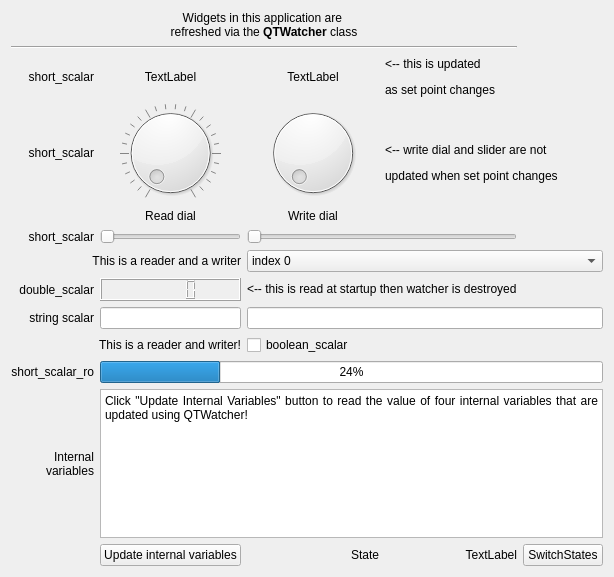
<?xml version="1.0" encoding="UTF-8"?>
<ui version="4.0">
 <class>Watcher</class>
 <widget class="QWidget" name="Watcher">
  <property name="geometry">
   <rect>
    <x>0</x>
    <y>0</y>
    <width>603</width>
    <height>577</height>
   </rect>
  </property>
  <property name="windowTitle">
   <string>Watcher</string>
  </property>
  <layout class="QGridLayout" name="gridLayout">
   <item row="16" column="1" colspan="4">
    <widget class="QTextEdit" name="textEdit">
     <property name="sizePolicy">
      <sizepolicy hsizetype="Expanding" vsizetype="Preferred">
       <horstretch>0</horstretch>
       <verstretch>1</verstretch>
      </sizepolicy>
     </property>
     <property name="html">
      <string>&lt;!DOCTYPE HTML PUBLIC &quot;-//W3C//DTD HTML 4.0//EN&quot; &quot;http://www.w3.org/TR/REC-html40/strict.dtd&quot;&gt;
&lt;html&gt;&lt;head&gt;&lt;meta name=&quot;qrichtext&quot; content=&quot;1&quot; /&gt;&lt;style type=&quot;text/css&quot;&gt;
p, li { white-space: pre-wrap; }
&lt;/style&gt;&lt;/head&gt;&lt;body style=&quot; font-family:'Sans'; font-size:10pt; font-weight:400; font-style:normal;&quot;&gt;
&lt;p align=&quot;justify&quot; style=&quot; margin-top:0px; margin-bottom:0px; margin-left:0px; margin-right:0px; -qt-block-indent:0; text-indent:0px;&quot;&gt;&lt;span style=&quot; font-size:9pt;&quot;&gt;Click &amp;quot;Update Internal Variables&amp;quot; button to read the value of four internal variables that are updated using QTWatcher!&lt;/span&gt;&lt;/p&gt;&lt;/body&gt;&lt;/html&gt;</string>
     </property>
    </widget>
   </item>
   <item row="17" column="3">
    <widget class="QLabel" name="labelState">
     <property name="text">
      <string>TextLabel</string>
     </property>
     <property name="alignment">
      <set>Qt::AlignRight|Qt::AlignTrailing|Qt::AlignVCenter</set>
     </property>
    </widget>
   </item>
   <item row="0" column="0" colspan="4">
    <widget class="QLabel" name="label_3">
     <property name="text">
      <string>&lt;!DOCTYPE HTML PUBLIC &quot;-//W3C//DTD HTML 4.0//EN&quot; &quot;http://www.w3.org/TR/REC-html40/strict.dtd&quot;&gt;
&lt;html&gt;&lt;head&gt;&lt;meta name=&quot;qrichtext&quot; content=&quot;1&quot; /&gt;&lt;style type=&quot;text/css&quot;&gt;
p, li { white-space: pre-wrap; }
&lt;/style&gt;&lt;/head&gt;&lt;body style=&quot; font-family:'Sans'; font-size:9pt; font-weight:400; font-style:normal;&quot;&gt;
&lt;p style=&quot; margin-top:0px; margin-bottom:0px; margin-left:0px; margin-right:0px; -qt-block-indent:0; text-indent:0px;&quot;&gt;Widgets in this application are &lt;/p&gt;
&lt;p style=&quot; margin-top:0px; margin-bottom:0px; margin-left:0px; margin-right:0px; -qt-block-indent:0; text-indent:0px;&quot;&gt;refreshed via the &lt;span style=&quot; font-weight:600;&quot;&gt;QTWatcher&lt;/span&gt; class&lt;/p&gt;&lt;/body&gt;&lt;/html&gt;</string>
     </property>
     <property name="alignment">
      <set>Qt::AlignCenter</set>
     </property>
    </widget>
   </item>
   <item row="1" column="0" rowspan="2" colspan="4">
    <widget class="Line" name="line">
     <property name="orientation">
      <enum>Qt::Horizontal</enum>
     </property>
    </widget>
   </item>
   <item row="3" column="1">
    <widget class="QLabel" name="l1">
     <property name="text">
      <string>TextLabel</string>
     </property>
     <property name="alignment">
      <set>Qt::AlignCenter</set>
     </property>
    </widget>
   </item>
   <item row="14" column="0">
    <widget class="QLabel" name="label_10">
     <property name="text">
      <string>short_scalar_ro</string>
     </property>
     <property name="alignment">
      <set>Qt::AlignRight|Qt::AlignTrailing|Qt::AlignVCenter</set>
     </property>
    </widget>
   </item>
   <item row="16" column="0">
    <widget class="QLabel" name="label_5">
     <property name="text">
      <string>Internal 
variables</string>
     </property>
     <property name="alignment">
      <set>Qt::AlignRight|Qt::AlignTrailing|Qt::AlignVCenter</set>
     </property>
    </widget>
   </item>
   <item row="3" column="0">
    <widget class="QLabel" name="l1l">
     <property name="text">
      <string>short_scalar</string>
     </property>
     <property name="alignment">
      <set>Qt::AlignRight|Qt::AlignTrailing|Qt::AlignVCenter</set>
     </property>
    </widget>
   </item>
   <item row="7" column="1">
    <widget class="QSlider" name="horizontalSlider">
     <property name="orientation">
      <enum>Qt::Horizontal</enum>
     </property>
    </widget>
   </item>
   <item row="5" column="0">
    <widget class="QLabel" name="label_8">
     <property name="text">
      <string>short_scalar</string>
     </property>
     <property name="alignment">
      <set>Qt::AlignRight|Qt::AlignTrailing|Qt::AlignVCenter</set>
     </property>
    </widget>
   </item>
   <item row="17" column="1">
    <widget class="QPushButton" name="pbUpdateInternal">
     <property name="text">
      <string>Update internal variables</string>
     </property>
    </widget>
   </item>
   <item row="7" column="0">
    <widget class="QLabel" name="label_9">
     <property name="text">
      <string>short_scalar</string>
     </property>
     <property name="alignment">
      <set>Qt::AlignRight|Qt::AlignTrailing|Qt::AlignVCenter</set>
     </property>
    </widget>
   </item>
   <item row="6" column="1">
    <widget class="QLabel" name="label_6">
     <property name="text">
      <string>Read dial</string>
     </property>
     <property name="alignment">
      <set>Qt::AlignCenter</set>
     </property>
    </widget>
   </item>
   <item row="6" column="2">
    <widget class="QLabel" name="label_7">
     <property name="text">
      <string>Write dial</string>
     </property>
     <property name="alignment">
      <set>Qt::AlignCenter</set>
     </property>
    </widget>
   </item>
   <item row="9" column="1">
    <widget class="QLCDNumber" name="lcdNumber"/>
   </item>
   <item row="9" column="0">
    <widget class="QLabel" name="lcdl">
     <property name="text">
      <string>double_scalar</string>
     </property>
     <property name="alignment">
      <set>Qt::AlignRight|Qt::AlignTrailing|Qt::AlignVCenter</set>
     </property>
    </widget>
   </item>
   <item row="12" column="2">
    <widget class="QCheckBox" name="cb">
     <property name="text">
      <string>boolean_scalar</string>
     </property>
    </widget>
   </item>
   <item row="12" column="0" colspan="2">
    <widget class="QLabel" name="label_2">
     <property name="text">
      <string>This is a reader and writer!</string>
     </property>
     <property name="alignment">
      <set>Qt::AlignRight|Qt::AlignTrailing|Qt::AlignVCenter</set>
     </property>
    </widget>
   </item>
   <item row="11" column="1">
    <widget class="QLineEdit" name="le"/>
   </item>
   <item row="11" column="0">
    <widget class="QLabel" name="label_4">
     <property name="text">
      <string>string scalar</string>
     </property>
     <property name="alignment">
      <set>Qt::AlignRight|Qt::AlignTrailing|Qt::AlignVCenter</set>
     </property>
    </widget>
   </item>
   <item row="5" column="2">
    <widget class="QDial" name="writeDial">
     <property name="toolTip">
      <string>&lt;!DOCTYPE HTML PUBLIC &quot;-//W3C//DTD HTML 4.0//EN&quot; &quot;http://www.w3.org/TR/REC-html40/strict.dtd&quot;&gt;
&lt;html&gt;&lt;head&gt;&lt;meta name=&quot;qrichtext&quot; content=&quot;1&quot; /&gt;&lt;style type=&quot;text/css&quot;&gt;
p, li { white-space: pre-wrap; }
&lt;/style&gt;&lt;/head&gt;&lt;body style=&quot; font-family:'Sans'; font-size:9pt; font-weight:400; font-style:normal;&quot;&gt;
&lt;p style=&quot; margin-top:0px; margin-bottom:0px; margin-left:0px; margin-right:0px; -qt-block-indent:0; text-indent:0px;&quot;&gt;This dial will change the &lt;span style=&quot; font-weight:600;&quot;&gt;short_scalar&lt;/span&gt; on the left&lt;/p&gt;&lt;/body&gt;&lt;/html&gt;</string>
     </property>
    </widget>
   </item>
   <item row="5" column="1">
    <widget class="QDial" name="dial">
     <property name="invertedAppearance">
      <bool>false</bool>
     </property>
     <property name="invertedControls">
      <bool>false</bool>
     </property>
     <property name="wrapping">
      <bool>false</bool>
     </property>
     <property name="notchesVisible">
      <bool>true</bool>
     </property>
    </widget>
   </item>
   <item row="3" column="2">
    <widget class="QLabel" name="l1Set">
     <property name="text">
      <string>TextLabel</string>
     </property>
     <property name="alignment">
      <set>Qt::AlignCenter</set>
     </property>
    </widget>
   </item>
   <item row="17" column="4">
    <widget class="QPushButton" name="pushButton">
     <property name="text">
      <string>SwitchStates</string>
     </property>
    </widget>
   </item>
   <item row="9" column="2" colspan="2">
    <widget class="QLabel" name="label_11">
     <property name="text">
      <string>&lt;-- this is read at startup
 then watcher is destroyed</string>
     </property>
    </widget>
   </item>
   <item row="17" column="2">
    <widget class="QLabel" name="label">
     <property name="text">
      <string>State</string>
     </property>
     <property name="alignment">
      <set>Qt::AlignRight|Qt::AlignTrailing|Qt::AlignVCenter</set>
     </property>
    </widget>
   </item>
   <item row="7" column="2" colspan="2">
    <widget class="QSlider" name="writeSlider">
     <property name="orientation">
      <enum>Qt::Horizontal</enum>
     </property>
    </widget>
   </item>
   <item row="8" column="2" colspan="3">
    <widget class="QComboBox" name="comboBox">
     <item>
      <property name="text">
       <string>index 0</string>
      </property>
     </item>
     <item>
      <property name="text">
       <string>index 1</string>
      </property>
     </item>
     <item>
      <property name="text">
       <string>index 2</string>
      </property>
     </item>
     <item>
      <property name="text">
       <string>index 3</string>
      </property>
     </item>
     <item>
      <property name="text">
       <string>index 4</string>
      </property>
     </item>
     <item>
      <property name="text">
       <string>index 5</string>
      </property>
     </item>
    </widget>
   </item>
   <item row="11" column="2" colspan="3">
    <widget class="QLineEdit" name="leW"/>
   </item>
   <item row="14" column="1" colspan="4">
    <widget class="QProgressBar" name="progressBar">
     <property name="value">
      <number>24</number>
     </property>
    </widget>
   </item>
   <item row="5" column="3" rowspan="2" colspan="2">
    <widget class="QLabel" name="label_14">
     <property name="toolTip">
      <string>&lt;html&gt;&lt;head/&gt;&lt;body&gt;&lt;p&gt;They are initialized with minimum and maximum values&lt;/p&gt;&lt;p&gt;for the linked attribute. They are not configured to move&lt;/p&gt;&lt;p&gt;when the read or write values change. They are writers &lt;/p&gt;&lt;p&gt;only.&lt;/p&gt;&lt;/body&gt;&lt;/html&gt;</string>
     </property>
     <property name="text">
      <string>&lt;html&gt;&lt;head/&gt;&lt;body&gt;&lt;p&gt;&amp;lt;-- write dial and slider are not&lt;/p&gt;&lt;p&gt;updated when set point changes&lt;/p&gt;&lt;/body&gt;&lt;/html&gt;</string>
     </property>
    </widget>
   </item>
   <item row="8" column="0" colspan="2">
    <widget class="QLabel" name="label_12">
     <property name="text">
      <string>This is a reader and a writer</string>
     </property>
     <property name="alignment">
      <set>Qt::AlignRight|Qt::AlignTrailing|Qt::AlignVCenter</set>
     </property>
    </widget>
   </item>
   <item row="3" column="3" colspan="2">
    <widget class="QLabel" name="label_13">
     <property name="toolTip">
      <string>&lt;html&gt;&lt;head/&gt;&lt;body&gt;&lt;p&gt;Short scalar reader for the label on the far left is connected to&lt;/p&gt;&lt;p&gt;a slot that updates this label with the write (or &amp;quot;set point&amp;quot;) value&lt;/p&gt;&lt;p&gt;of the quantity. If you change the short_scalar value with the &lt;/p&gt;&lt;p&gt;dial or the slider or the combo below, you should see the changes&lt;/p&gt;&lt;p&gt;in set point here.&lt;/p&gt;&lt;/body&gt;&lt;/html&gt;</string>
     </property>
     <property name="text">
      <string>&lt;html&gt;&lt;head/&gt;&lt;body&gt;&lt;p&gt;&amp;lt;-- this is updated  &lt;/p&gt;&lt;p&gt;as set point changes&lt;/p&gt;&lt;/body&gt;&lt;/html&gt;</string>
     </property>
    </widget>
   </item>
  </layout>
 </widget>
 <resources/>
 <connections/>
</ui>
